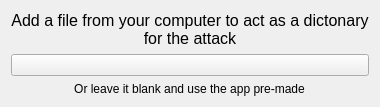
                  <widget class="QWidget" name="page_4">
                   <layout class="QVBoxLayout" name="verticalLayout_13">
                    <item alignment="Qt::AlignHCenter">
                     <widget class="QLabel" name="label_8">
                      <property name="sizePolicy">
                       <sizepolicy hsizetype="Preferred" vsizetype="Preferred">
                        <horstretch>0</horstretch>
                        <verstretch>0</verstretch>
                       </sizepolicy>
                      </property>
                      <property name="font">
                       <font>
                        <pointsize>12</pointsize>
                       </font>
                      </property>
                      <property name="autoFillBackground">
                       <bool>false</bool>
                      </property>
                      <property name="text">
                       <string>Add a file from your computer to act as a dictonary for the attack</string>
                      </property>
                      <property name="alignment">
                       <set>Qt::AlignCenter</set>
                      </property>
                      <property name="wordWrap">
                       <bool>true</bool>
                      </property>
                     </widget>
                    </item>
                    <item>
                     <widget class="QPushButton" name="browse_file_1">
                      <property name="toolTip">
                       <string>Attach a file</string>
                      </property>
                      <property name="text">
                       <string/>
                      </property>
                      <property name="icon">
                       <iconset>
                        <normaloff>Icons/paperclip-portocaliu.svg</normaloff>Icons/paperclip-portocaliu.svg</iconset>
                      </property>
                      <property name="iconSize">
                       <size>
                        <width>24</width>
                        <height>24</height>
                       </size>
                      </property>
                     </widget>
                    </item>
                    <item alignment="Qt::AlignHCenter">
                     <widget class="QLabel" name="label_10">
                      <property name="text">
                       <string>Or leave it blank and use the app pre-made dictionaries</string>
                      </property>
                      <property name="alignment">
                       <set>Qt::AlignCenter</set>
                      </property>
                      <property name="wordWrap">
                       <bool>true</bool>
                      </property>
                      <property name="indent">
                       <number>0</number>
                      </property>
                     </widget>
                    </item>
                   </layout>
                  </widget>
